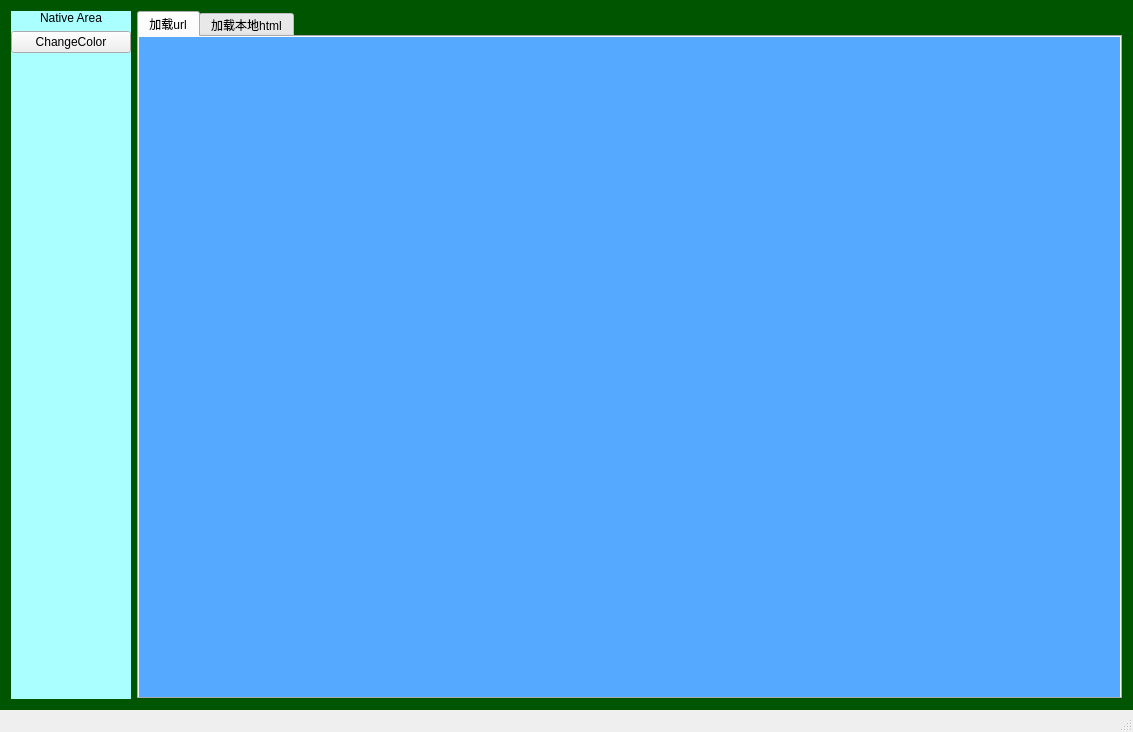
<?xml version="1.0" encoding="UTF-8"?>
<ui version="4.0">
 <class>QWebViewClass</class>
 <widget class="QMainWindow" name="QWebViewClass">
  <property name="geometry">
   <rect>
    <x>0</x>
    <y>0</y>
    <width>1133</width>
    <height>732</height>
   </rect>
  </property>
  <property name="windowTitle">
   <string>QWebView</string>
  </property>
  <property name="styleSheet">
   <string notr="true">#main_wid {
background-color: rgb(0, 85, 0);
}

#nativeContainer {
	background-color: rgb(170, 255, 255);
}

#cefContainer {
background-color: rgb(85, 170, 255);
}


#localContainer {
background-color: rgb(255, 85, 0);
}</string>
  </property>
  <widget class="QWidget" name="main_wid">
   <layout class="QHBoxLayout" name="horizontalLayout">
    <item>
     <widget class="QWidget" name="nativeContainer" native="true">
      <property name="sizePolicy">
       <sizepolicy hsizetype="Fixed" vsizetype="Preferred">
        <horstretch>0</horstretch>
        <verstretch>0</verstretch>
       </sizepolicy>
      </property>
      <property name="minimumSize">
       <size>
        <width>120</width>
        <height>0</height>
       </size>
      </property>
      <property name="maximumSize">
       <size>
        <width>120</width>
        <height>16777215</height>
       </size>
      </property>
      <property name="styleSheet">
       <string notr="true"/>
      </property>
      <layout class="QVBoxLayout" name="verticalLayout_nativeContainer">
       <property name="spacing">
        <number>6</number>
       </property>
       <property name="leftMargin">
        <number>0</number>
       </property>
       <property name="topMargin">
        <number>0</number>
       </property>
       <property name="rightMargin">
        <number>0</number>
       </property>
       <property name="bottomMargin">
        <number>0</number>
       </property>
       <item>
        <widget class="QLabel" name="label">
         <property name="styleSheet">
          <string notr="true">#label{
	font: 12pt &quot;MS Shell Dlg 2&quot;;
}</string>
         </property>
         <property name="text">
          <string>Native Area</string>
         </property>
         <property name="alignment">
          <set>Qt::AlignCenter</set>
         </property>
        </widget>
       </item>
       <item>
        <widget class="QPushButton" name="btn_changeColor">
         <property name="text">
          <string>ChangeColor</string>
         </property>
        </widget>
       </item>
       <item>
        <spacer name="verticalSpacer">
         <property name="orientation">
          <enum>Qt::Vertical</enum>
         </property>
         <property name="sizeHint" stdset="0">
          <size>
           <width>20</width>
           <height>40</height>
          </size>
         </property>
        </spacer>
       </item>
      </layout>
     </widget>
    </item>
    <item>
     <widget class="QTabWidget" name="Container">
      <widget class="QWidget" name="cefContainer">
       <attribute name="title">
        <string>加载url</string>
       </attribute>
      </widget>
      <widget class="QWidget" name="localContainer">
       <attribute name="title">
        <string>加载本地html</string>
       </attribute>
      </widget>
     </widget>
    </item>
   </layout>
  </widget>
  <widget class="QStatusBar" name="statusBar"/>
 </widget>
 <layoutdefault spacing="6" margin="11"/>
 <resources>
  <include location="qwebview.qrc"/>
 </resources>
 <connections/>
</ui>
